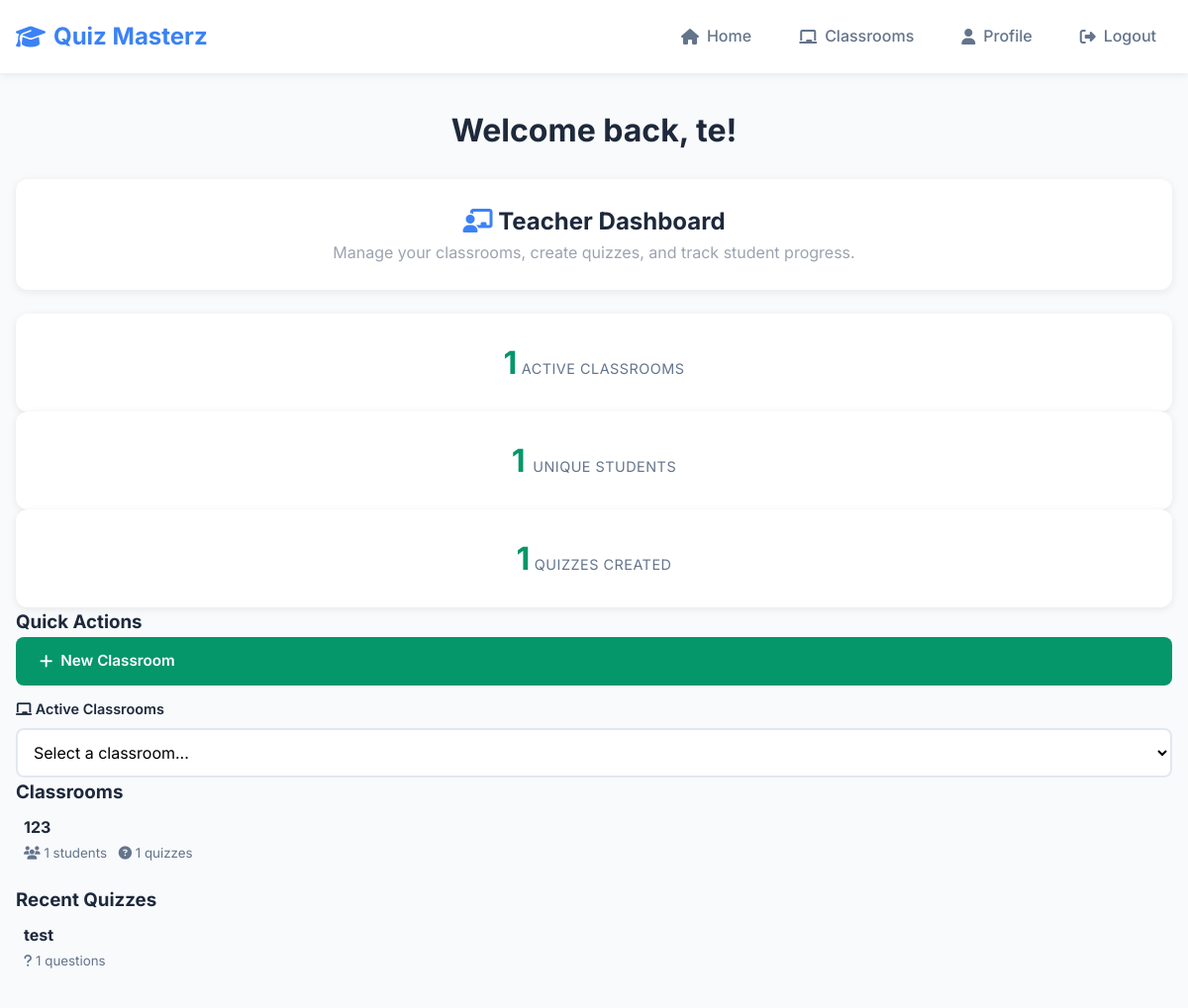
/ (signed in), run on an earlier commit of the app's database.
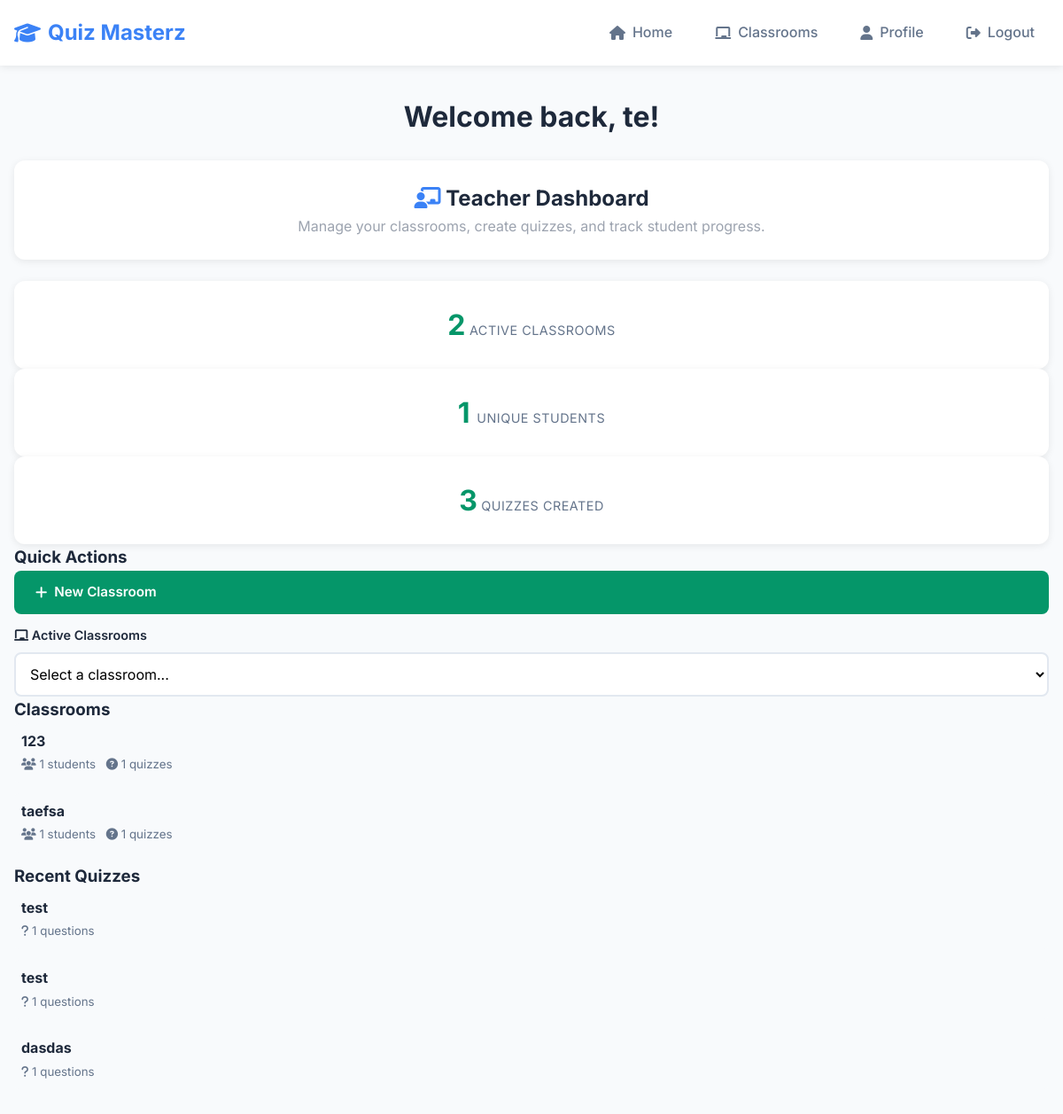
And on a later commit of the database.
### website/models.py (models this page shows, shortened)
class Classroom(db.Model):
    id = db.Column(db.Integer, primary_key=True)
    name = db.Column(db.String(100), nullable=False)
    teacher_id = db.Column(db.Integer, db.ForeignKey('user.id'), nullable=False)
    join_code = db.Column(db.String(8), unique=True, nullable=False)
    quizzes = db.relationship('Quiz', secondary=classroom_quizzes,
                              backref=db.backref('classrooms_assigned_to', lazy='dynamic'),
                              lazy='dynamic')
    quiz_attempts = db.relationship('StudentQuizAttempt', backref='classroom', lazy='dynamic') # Added

class Quiz(db.Model):
    id = db.Column(db.Integer, primary_key=True)
    name = db.Column(db.String(150), nullable=False)
    teacher_id = db.Column(db.Integer, db.ForeignKey('user.id'), nullable=False) # Added: who created quiz
    is_published = db.Column(db.Boolean, default=False, nullable=False) # Draft/upload workflow
    questions = db.relationship('Question', backref='quiz', lazy='dynamic', cascade="all, delete-orphan") # Added
    teacher = db.relationship('User', backref=db.backref('created_quizzes', lazy='dynamic'))

### website/views.py (the view)
@views.route('/')
@login_required
def home():
    return render_template("home.html", user=current_user)

### website/__init__.py (called while the page is built)
def create_app():
    app = Flask(__name__)
    app.config['SECRET_KEY'] = 'hjshjhdjah kjshkjdhjs'
    app.config['SQLALCHEMY_DATABASE_URI'] = f'sqlite:///{DB_NAME}'
    db.init_app(app)
    migrate.init_app(app, db)
    from .views import views
    from .auth import auth
    app.register_blueprint(views, url_prefix='/')
    app.register_blueprint(auth, url_prefix='/')
    from .models import User
    with app.app_context():
        db.create_all()
    login_manager = LoginManager()
    login_manager.login_view = 'auth.login'
    login_manager.init_app(app)
    @login_manager.user_loader
    def load_user(id):
        return User.query.get(int(id))
    return app

### website/templates/home.html (shortened to what the changed rows need)
{% extends "base.html" %}
{% block content %}
<div class="container">
    <div class="text-center mb-4">
        <h1>Welcome back, {{ user.first_name }}!</h1>
    </div>
    {% if user.role == 'teacher' %}
        <div class="row mb-4">
            <div class="col-12">
                <div class="card">
                    <div class="card-body text-center">
                        <h2><i class="fas fa-chalkboard-teacher text-primary"></i> Teacher Dashboard</h2>
                        <p class="text-muted mb-0">Manage your classrooms, create quizzes, and track student progress.</p>
                    </div>
                </div>
            </div>
        </div>
        <div class="stats-container">
            <div class="stat-card">
                <span class="stat-number">{{ user.classrooms_created|length }}</span>
                <span class="stat-label">Active Classrooms</span>
            </div>
            <div class="stat-card">
                <span class="stat-number">
                    {% set unique_students = [] %}
                    {% for classroom in user.classrooms_created %}
                        {% for student in classroom.students %}
                            {% if student.id not in unique_students %}
                                {% set _ = unique_students.append(student.id) %}
                            {% endif %}
                        {% endfor %}
                    {% endfor %}
                    {{ unique_students|length }}
                </span>
                <span class="stat-label">Unique Students</span>
            </div>
            <div class="stat-card">
                <span class="stat-number">{{ user.created_quizzes.count() }}</span>
                <span class="stat-label">Quizzes Created</span>
            </div>
        </div>
        <div class="dashboard-grid">
            <div class="dashboard-card">
                <h3> Quick Actions</h3>
                <div class="quick-actions">
                    <a href="{{ url_for('views.create_classroom') }}" class="btn btn-success btn-sm">
                        <i class="fas fa-plus"></i> New Classroom
                    </a>
                    {% if user.classrooms_created|length > 0 %}
                        <div class="form-group-compact">
                            <label for="classroom-select" class="form-label form-label-small">
                                <i class="fas fa-chalkboard"></i> Active Classrooms
                            </label>
                            <select id="classroom-select" class="form-control" onchange="window.location.href = this.value">
                                <option value="">Select a classroom...</option>
                            </select>
                        </div>
                    {% endif %}
                </div>
            </div>
            {% if user.classrooms_created|length > 0 %}
            <div class="dashboard-card">
                <h3> Classrooms</h3>
                {% for classroom in user.classrooms_created[:3] %}
                    <div class="classroom-info-box">
                        <strong>{{ classroom.name }}</strong>
                        <br>
                        <small class="classroom-meta">
                            <i class="fas fa-users"></i> {{ classroom.students.count() }} students
                            <i class="fas fa-question-circle classroom-meta-icon"></i> {{ classroom.quizzes.count() }} quizzes
                        </small>
                    </div>
                {% endfor %}
            </div>
            {% endif %}
            {% if user.created_quizzes.count() > 0 %}
            <div class="dashboard-card">
                <h3> Recent Quizzes</h3>
                {% for quiz in user.created_quizzes[:3] %}
                    <div class="classroom-info-box">
                        <strong>{{ quiz.name }}</strong>
                        <br>
                        <small class="classroom-meta">
                            <i class="fas fa-question"></i> {{ quiz.questions.count() }} questions
                        </small>
                    </div>
                {% endfor %}
            </div>
            {% endif %}
        </div>    {% endif %}
</div>
{% endblock %}

What changed in the data, as far as the page shows it:
added Classroom: name "taefsa", students.count "1", quizzes.count "1"
added Quiz: name "test", questions.count "1"
added Quiz: name "dasdas", questions.count "1"
Also different on the page:
{{ user.classrooms_created|length }}: "1" → "2"
{{ user.created_quizzes.count() }}: "1" → "3"
